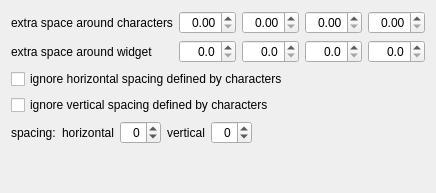
<?xml version="1.0" encoding="UTF-8"?>
<ui version="4.0">
 <class>GeometrySettingsWidget</class>
 <widget class="QWidget" name="GeometrySettingsWidget">
  <property name="geometry">
   <rect>
    <x>0</x>
    <y>0</y>
    <width>400</width>
    <height>193</height>
   </rect>
  </property>
  <property name="windowTitle">
   <string>Geometry</string>
  </property>
  <layout class="QGridLayout" name="gridLayout">
   <item row="0" column="0">
    <widget class="QLabel" name="margins_char_lbl">
     <property name="text">
      <string>extra space around characters</string>
     </property>
    </widget>
   </item>
   <item row="0" column="1">
    <widget class="QDoubleSpinBox" name="m_char_l">
     <property name="toolTip">
      <string>left</string>
     </property>
     <property name="alignment">
      <set>Qt::AlignmentFlag::AlignRight|Qt::AlignmentFlag::AlignTrailing|Qt::AlignmentFlag::AlignVCenter</set>
     </property>
     <property name="maximum">
      <double>32.000000000000000</double>
     </property>
     <property name="singleStep">
      <double>0.050000000000000</double>
     </property>
    </widget>
   </item>
   <item row="0" column="2">
    <widget class="QDoubleSpinBox" name="m_char_t">
     <property name="toolTip">
      <string>top</string>
     </property>
     <property name="alignment">
      <set>Qt::AlignmentFlag::AlignRight|Qt::AlignmentFlag::AlignTrailing|Qt::AlignmentFlag::AlignVCenter</set>
     </property>
     <property name="maximum">
      <double>32.000000000000000</double>
     </property>
     <property name="singleStep">
      <double>0.050000000000000</double>
     </property>
    </widget>
   </item>
   <item row="0" column="3">
    <widget class="QDoubleSpinBox" name="m_char_r">
     <property name="toolTip">
      <string>right</string>
     </property>
     <property name="alignment">
      <set>Qt::AlignmentFlag::AlignRight|Qt::AlignmentFlag::AlignTrailing|Qt::AlignmentFlag::AlignVCenter</set>
     </property>
     <property name="maximum">
      <double>32.000000000000000</double>
     </property>
     <property name="singleStep">
      <double>0.050000000000000</double>
     </property>
    </widget>
   </item>
   <item row="0" column="4">
    <widget class="QDoubleSpinBox" name="m_char_b">
     <property name="toolTip">
      <string>bottom</string>
     </property>
     <property name="alignment">
      <set>Qt::AlignmentFlag::AlignRight|Qt::AlignmentFlag::AlignTrailing|Qt::AlignmentFlag::AlignVCenter</set>
     </property>
     <property name="maximum">
      <double>32.000000000000000</double>
     </property>
     <property name="singleStep">
      <double>0.050000000000000</double>
     </property>
    </widget>
   </item>
   <item row="1" column="0">
    <widget class="QLabel" name="margins_text_lbl">
     <property name="text">
      <string>extra space around widget</string>
     </property>
    </widget>
   </item>
   <item row="1" column="1">
    <widget class="QDoubleSpinBox" name="m_text_l">
     <property name="toolTip">
      <string>left</string>
     </property>
     <property name="alignment">
      <set>Qt::AlignmentFlag::AlignRight|Qt::AlignmentFlag::AlignTrailing|Qt::AlignmentFlag::AlignVCenter</set>
     </property>
     <property name="decimals">
      <number>1</number>
     </property>
     <property name="maximum">
      <double>128.000000000000000</double>
     </property>
     <property name="singleStep">
      <double>0.100000000000000</double>
     </property>
    </widget>
   </item>
   <item row="1" column="2">
    <widget class="QDoubleSpinBox" name="m_text_t">
     <property name="toolTip">
      <string>top</string>
     </property>
     <property name="alignment">
      <set>Qt::AlignmentFlag::AlignRight|Qt::AlignmentFlag::AlignTrailing|Qt::AlignmentFlag::AlignVCenter</set>
     </property>
     <property name="decimals">
      <number>1</number>
     </property>
     <property name="maximum">
      <double>128.000000000000000</double>
     </property>
     <property name="singleStep">
      <double>0.100000000000000</double>
     </property>
    </widget>
   </item>
   <item row="1" column="3">
    <widget class="QDoubleSpinBox" name="m_text_r">
     <property name="toolTip">
      <string>right</string>
     </property>
     <property name="alignment">
      <set>Qt::AlignmentFlag::AlignRight|Qt::AlignmentFlag::AlignTrailing|Qt::AlignmentFlag::AlignVCenter</set>
     </property>
     <property name="decimals">
      <number>1</number>
     </property>
     <property name="maximum">
      <double>128.000000000000000</double>
     </property>
     <property name="singleStep">
      <double>0.100000000000000</double>
     </property>
    </widget>
   </item>
   <item row="1" column="4">
    <widget class="QDoubleSpinBox" name="m_text_b">
     <property name="toolTip">
      <string>bottom</string>
     </property>
     <property name="alignment">
      <set>Qt::AlignmentFlag::AlignRight|Qt::AlignmentFlag::AlignTrailing|Qt::AlignmentFlag::AlignVCenter</set>
     </property>
     <property name="decimals">
      <number>1</number>
     </property>
     <property name="maximum">
      <double>128.000000000000000</double>
     </property>
     <property name="singleStep">
      <double>0.100000000000000</double>
     </property>
    </widget>
   </item>
   <item row="2" column="0" colspan="5">
    <widget class="QCheckBox" name="ignore_ax">
     <property name="text">
      <string>ignore horizontal spacing defined by characters</string>
     </property>
    </widget>
   </item>
   <item row="3" column="0" colspan="5">
    <widget class="QCheckBox" name="ignore_ay">
     <property name="text">
      <string>ignore vertical spacing defined by characters</string>
     </property>
    </widget>
   </item>
   <item row="4" column="0" colspan="5">
    <layout class="QHBoxLayout" name="spacing_layout">
     <item>
      <widget class="QLabel" name="spacing_lbl">
       <property name="text">
        <string>spacing:</string>
       </property>
      </widget>
     </item>
     <item>
      <widget class="QLabel" name="hs_label">
       <property name="text">
        <string>horizontal</string>
       </property>
      </widget>
     </item>
     <item>
      <widget class="QSpinBox" name="hs_edit">
       <property name="alignment">
        <set>Qt::AlignmentFlag::AlignRight|Qt::AlignmentFlag::AlignTrailing|Qt::AlignmentFlag::AlignVCenter</set>
       </property>
       <property name="minimum">
        <number>-8</number>
       </property>
       <property name="maximum">
        <number>16</number>
       </property>
      </widget>
     </item>
     <item>
      <widget class="QLabel" name="vs_label">
       <property name="text">
        <string>vertical</string>
       </property>
      </widget>
     </item>
     <item>
      <widget class="QSpinBox" name="vs_edit">
       <property name="alignment">
        <set>Qt::AlignmentFlag::AlignRight|Qt::AlignmentFlag::AlignTrailing|Qt::AlignmentFlag::AlignVCenter</set>
       </property>
       <property name="minimum">
        <number>-8</number>
       </property>
       <property name="maximum">
        <number>16</number>
       </property>
      </widget>
     </item>
     <item>
      <spacer name="horizontalSpacer">
       <property name="orientation">
        <enum>Qt::Orientation::Horizontal</enum>
       </property>
       <property name="sizeHint" stdset="0">
        <size>
         <width>40</width>
         <height>20</height>
        </size>
       </property>
      </spacer>
     </item>
    </layout>
   </item>
   <item row="5" column="1">
    <spacer name="verticalSpacer">
     <property name="orientation">
      <enum>Qt::Orientation::Vertical</enum>
     </property>
     <property name="sizeHint" stdset="0">
      <size>
       <width>20</width>
       <height>40</height>
      </size>
     </property>
    </spacer>
   </item>
  </layout>
 </widget>
 <resources/>
 <connections/>
</ui>
